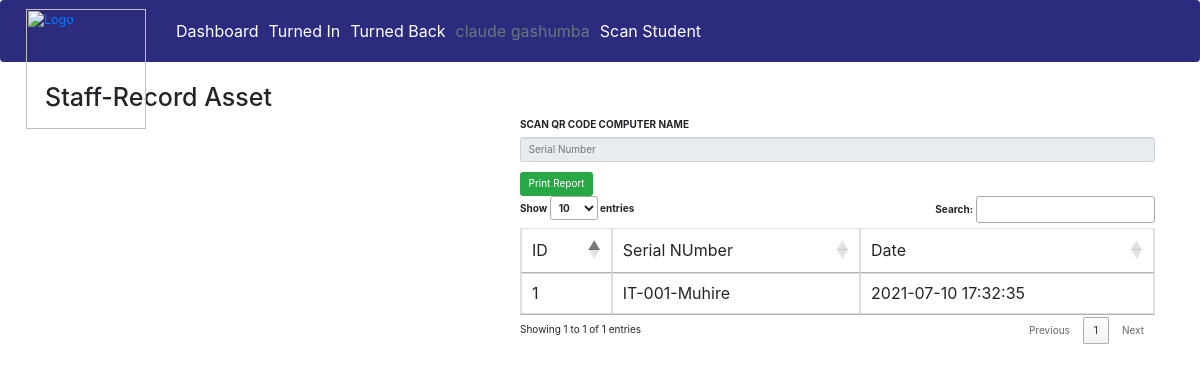
/user/te-scan-asset.php (signed in), run on the app's committed database.
### tables this page shows
CREATE TABLE `te_qrcodeasset` (
  `id` int(11) NOT NULL,
  `serialnumber` varchar(50) NOT NULL,
  `datebooking` timestamp NOT NULL DEFAULT current_timestamp(),
  `status` int(4) NOT NULL
);

### user/te-scan-asset.php (the view, shortened to what this page needs)
<?php
if (strlen($_SESSION['id']) == 0) {
    header('location:index.php');
} else {
?>
    <html>
    <head>
        <link rel="stylesheet" href="https://maxcdn.bootstrapcdn.com/bootstrap/3.4.1/css/bootstrap.min.css">
        <link rel="stylesheet" href="https://maxcdn.bootstrapcdn.com/bootstrap/4.5.2/css/bootstrap.min.css">
        <link rel="stylesheet" href="https://cdn.datatables.net/1.10.25/css/jquery.dataTables.min.css">
    </head>
    <body>
        <?php include('includes/menu2.php') ?>
        <div class="container">
            <h1> Staff-Record Asset</h1>
            <div class="row">
                <div class="col-md-5">
                    <video id="preview" width="100%"></video>
                </div>
                <div class="col-md-7">
                    <form action="te-insert1.php" method="POST" class="form-horintal">
                        <label>SCAN QR CODE COMPUTER NAME</label>
                        <input type="text" name="text" id="text" readonly placeholder="Serial Number" class="form-control">
                    </form>
                    <form method="post" action="te-export.php">
                        <input type="submit" name="export" class="btn btn-success pull-left" value="Print Report" />
                    </form>
                    <table id="example" class="table table-bordered">
                        <thead>
                            <tr>
                                <td>ID</td>
                                <td>Serial NUmber</td>
                                <td>Date</td>
                            </tr>
                        </thead>
                        <tbody>
                            <?php
                            include('includes/config.php');
                            $sql = mysqli_query($con, "SELECT * FROM te_qrcodeasset WHERE status=1");
                            while ($row = mysqli_fetch_array($sql)) {
                            ?>
                                <tr>
                                    <td><?php echo $row['id']; ?></td>
                                    <td><?php echo $row['serialnumber']; ?></td>
                                    <td><?php echo $row['datebooking']; ?></td>
                                </tr>
                            <?php
                            }
                            ?>
                        </tbody>
                    </table>
                </div>
            </div>
        </div>
    </body>
    </html>
<?php
}
?>

### data on the page
te_qrcodeasset: id "1", serialnumber "IT-001-Muhire", datebooking "2021-07-10 17:32:35"

### other printed values
$_SESSION['fn'] "claude"
$_SESSION['ln'] "gashumba"
